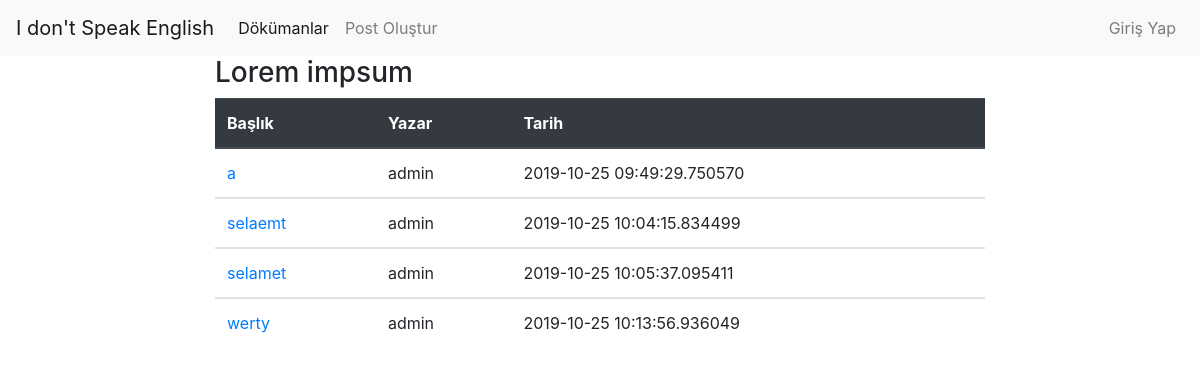
The page /post_list on the database as committed earlier.
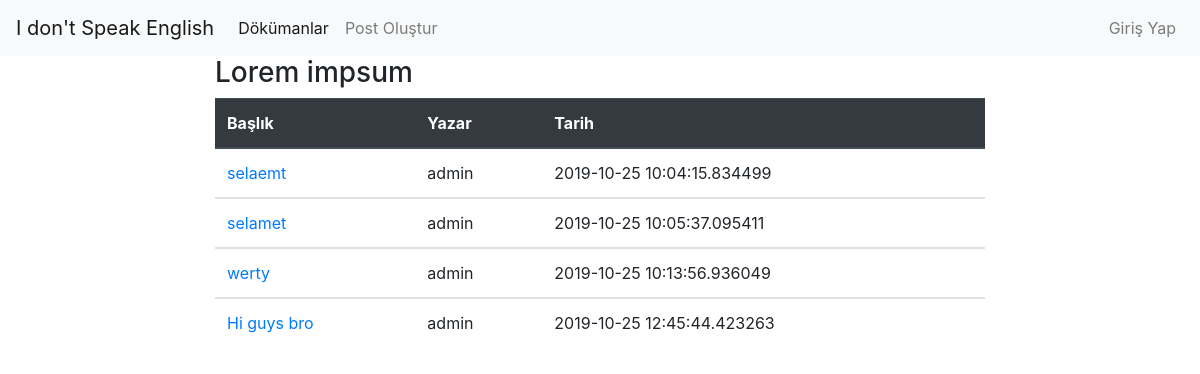
The same page on the database as committed later.
### app.py (models this page shows, shortened)
class Posts(db.Model):
    id = db.Column(db.Integer, primary_key=True)
    title = db.Column(db.String(50))
    author = db.Column(db.String(20))
    date_posted = db.Column(db.DateTime, default=datetime.datetime.utcnow)
    content = db.Column(db.Text)

### app.py (the view)
@app.route("/post_list")
def post_list():
    posts = Posts.query.all()
    return render_template('post/post_list.html', posts=posts)

### templates/post/post_list.html (shortened to what this page needs)
{% extends 'base.html' %}
{% block icerik %}
    <h3 class="page-header">Lorem impsum</h3>
    <table class="table ">
        <thead class="thead-dark">
        <tr>
            <th scope="col">Başlık</th>
            <th scope="col">Yazar</th>
            <th scope="col">Tarih</th>
        </tr>
        </thead>
        {% for post in posts %}
            <tbody>
            <td><a href="/post/{{ post.id }}"> {{ post.title }}</a></td>
            <td>{{ post.author }}</td>
            <td>{{ post.date_posted }}</td>
            </tbody>
        {% endfor %}
    </table>
{% endblock %}

Rows that differ between the two databases and show on the page:
removed Posts: title "a", author "admin", date_posted "2019-10-25 09:49:29.750570"
added Posts: title "Hi guys bro", author "admin", date_posted "2019-10-25 12:45:44.423263"
